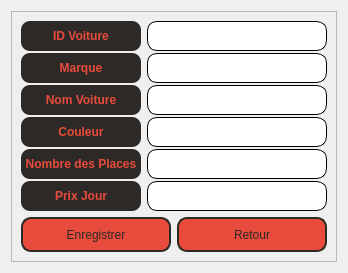
      <widget class="QWidget" name="addcarmenu">
       <layout class="QVBoxLayout" name="verticalLayout_12">
        <item alignment="Qt::AlignHCenter">
         <widget class="QFrame" name="frame6">
          <property name="sizePolicy">
           <sizepolicy hsizetype="Maximum" vsizetype="Maximum">
            <horstretch>0</horstretch>
            <verstretch>0</verstretch>
           </sizepolicy>
          </property>
          <property name="minimumSize">
           <size>
            <width>300</width>
            <height>180</height>
           </size>
          </property>
          <property name="frameShape">
           <enum>QFrame::StyledPanel</enum>
          </property>
          <property name="frameShadow">
           <enum>QFrame::Raised</enum>
          </property>
          <layout class="QVBoxLayout" name="verticalLayout_13">
           <item>
            <layout class="QFormLayout" name="formLayout">
             <property name="fieldGrowthPolicy">
              <enum>QFormLayout::AllNonFixedFieldsGrow</enum>
             </property>
             <property name="horizontalSpacing">
              <number>6</number>
             </property>
             <property name="verticalSpacing">
              <number>2</number>
             </property>
             <item row="0" column="0">
              <widget class="QLabel" name="label">
               <property name="sizePolicy">
                <sizepolicy hsizetype="Maximum" vsizetype="Preferred">
                 <horstretch>0</horstretch>
                 <verstretch>0</verstretch>
                </sizepolicy>
               </property>
               <property name="minimumSize">
                <size>
                 <width>120</width>
                 <height>20</height>
                </size>
               </property>
               <property name="styleSheet">
                <string notr="true">background-color: rgb(45, 41, 38);
color:rgb(233, 75, 60);
font: 8pt &quot;Segoe UI&quot;,;
font-weight:bold;
border-radius:9px;</string>
               </property>
               <property name="text">
                <string>ID Voiture</string>
               </property>
               <property name="alignment">
                <set>Qt::AlignCenter</set>
               </property>
              </widget>
             </item>
             <item row="0" column="1">
              <widget class="QLineEdit" name="idvoit">
               <property name="sizePolicy">
                <sizepolicy hsizetype="Expanding" vsizetype="Maximum">
                 <horstretch>0</horstretch>
                 <verstretch>0</verstretch>
                </sizepolicy>
               </property>
               <property name="minimumSize">
                <size>
                 <width>0</width>
                 <height>30</height>
                </size>
               </property>
               <property name="styleSheet">
                <string notr="true">QLineEdit{
    border-style:solid;
	border-width:1px;
/*    border-color:rgb(45, 41, 38);*/
    border-radius:10px;
	padding-right:10px;
	padding-left:10px;
    font: &quot;Segoe UI&quot;;
}
QLineEdit:hover{
	border-style:solid;
	border-color:rgb(252, 249, 81);
}
</string>
               </property>
               <property name="frame">
                <bool>true</bool>
               </property>
               <property name="placeholderText">
                <string/>
               </property>
              </widget>
             </item>
             <item row="1" column="0">
              <widget class="QLabel" name="label_2">
               <property name="sizePolicy">
                <sizepolicy hsizetype="Maximum" vsizetype="Preferred">
                 <horstretch>0</horstretch>
                 <verstretch>0</verstretch>
                </sizepolicy>
               </property>
               <property name="minimumSize">
                <size>
                 <width>120</width>
                 <height>20</height>
                </size>
               </property>
               <property name="styleSheet">
                <string notr="true">background-color: rgb(45, 41, 38);
color:rgb(233, 75, 60);
font: 8pt &quot;Segoe UI&quot;,;
font-weight:bold;
border-radius:9px;</string>
               </property>
               <property name="text">
                <string>Marque</string>
               </property>
               <property name="alignment">
                <set>Qt::AlignCenter</set>
               </property>
              </widget>
             </item>
             <item row="1" column="1">
              <widget class="QLineEdit" name="marque">
               <property name="sizePolicy">
                <sizepolicy hsizetype="Expanding" vsizetype="Maximum">
                 <horstretch>0</horstretch>
                 <verstretch>0</verstretch>
                </sizepolicy>
               </property>
               <property name="minimumSize">
                <size>
                 <width>0</width>
                 <height>30</height>
                </size>
               </property>
               <property name="styleSheet">
                <string notr="true">QLineEdit{
    border-style:solid;
	border-width:1px;
    border-radius:10px;
	padding-right:10px;
	padding-left:10px;
    font: &quot;Segoe UI&quot;;
}
QLineEdit:hover{
	border-style:solid;
	border-color:rgb(252, 249, 81);
}
</string>
               </property>
               <property name="placeholderText">
                <string/>
               </property>
              </widget>
             </item>
             <item row="2" column="0">
              <widget class="QLabel" name="label_3">
               <property name="sizePolicy">
                <sizepolicy hsizetype="Maximum" vsizetype="Preferred">
                 <horstretch>0</horstretch>
                 <verstretch>0</verstretch>
                </sizepolicy>
               </property>
               <property name="minimumSize">
                <size>
                 <width>120</width>
                 <height>20</height>
                </size>
               </property>
               <property name="styleSheet">
                <string notr="true">background-color: rgb(45, 41, 38);
color:rgb(233, 75, 60);
font: 8pt &quot;Segoe UI&quot;,;
font-weight:bold;
border-radius:9px;</string>
               </property>
               <property name="text">
                <string>Nom Voiture</string>
               </property>
               <property name="alignment">
                <set>Qt::AlignCenter</set>
               </property>
              </widget>
             </item>
             <item row="2" column="1">
              <widget class="QLineEdit" name="nomvoit">
               <property name="sizePolicy">
                <sizepolicy hsizetype="Expanding" vsizetype="Maximum">
                 <horstretch>0</horstretch>
                 <verstretch>0</verstretch>
                </sizepolicy>
               </property>
               <property name="minimumSize">
                <size>
                 <width>0</width>
                 <height>30</height>
                </size>
               </property>
               <property name="styleSheet">
                <string notr="true">QLineEdit{
    border-style:solid;
	border-width:1px;
    border-radius:10px;
	padding-right:10px;
	padding-left:10px;
    font: &quot;Segoe UI&quot;;
}
QLineEdit:hover{
	border-style:solid;
	border-color:rgb(252, 249, 81);
}
</string>
               </property>
              </widget>
             </item>
             <item row="3" column="0">
              <widget class="QLabel" name="label_4">
               <property name="sizePolicy">
                <sizepolicy hsizetype="Maximum" vsizetype="Preferred">
                 <horstretch>0</horstretch>
                 <verstretch>0</verstretch>
                </sizepolicy>
               </property>
               <property name="minimumSize">
                <size>
                 <width>120</width>
                 <height>20</height>
                </size>
               </property>
               <property name="styleSheet">
                <string notr="true">background-color: rgb(45, 41, 38);
color:rgb(233, 75, 60);
font: 8pt &quot;Segoe UI&quot;,;
font-weight:bold;
border-radius:9px;</string>
               </property>
               <property name="text">
                <string>Couleur</string>
               </property>
               <property name="alignment">
                <set>Qt::AlignCenter</set>
               </property>
              </widget>
             </item>
             <item row="3" column="1">
              <widget class="QLineEdit" name="couleur">
               <property name="sizePolicy">
                <sizepolicy hsizetype="Expanding" vsizetype="Maximum">
                 <horstretch>0</horstretch>
                 <verstretch>0</verstretch>
                </sizepolicy>
               </property>
               <property name="minimumSize">
                <size>
                 <width>0</width>
                 <height>30</height>
                </size>
               </property>
               <property name="styleSheet">
                <string notr="true">QLineEdit{
    border-style:solid;
	border-width:1px;
    border-radius:10px;
	padding-right:10px;
	padding-left:10px;
    font: &quot;Segoe UI&quot;;
}
QLineEdit:hover{
	border-style:solid;
	border-color:rgb(252, 249, 81);
}
</string>
               </property>
              </widget>
             </item>
             <item row="4" column="0">
              <widget class="QLabel" name="label_5">
               <property name="sizePolicy">
                <sizepolicy hsizetype="Maximum" vsizetype="Preferred">
                 <horstretch>0</horstretch>
                 <verstretch>0</verstretch>
                </sizepolicy>
               </property>
               <property name="minimumSize">
                <size>
                 <width>120</width>
                 <height>20</height>
                </size>
               </property>
               <property name="styleSheet">
                <string notr="true">background-color: rgb(45, 41, 38);
color:rgb(233, 75, 60);
font: 8pt &quot;Segoe UI&quot;,;
font-weight:bold;
border-radius:9px;</string>
               </property>
               <property name="text">
                <string>Nombre des Places</string>
               </property>
               <property name="alignment">
                <set>Qt::AlignCenter</set>
               </property>
              </widget>
             </item>
             <item row="4" column="1">
              <widget class="QLineEdit" name="nbplace">
               <property name="sizePolicy">
                <sizepolicy hsizetype="Expanding" vsizetype="Maximum">
                 <horstretch>0</horstretch>
                 <verstretch>0</verstretch>
                </sizepolicy>
               </property>
               <property name="minimumSize">
                <size>
                 <width>0</width>
                 <height>30</height>
                </size>
               </property>
               <property name="styleSheet">
                <string notr="true">QLineEdit{
    border-style:solid;
	border-width:1px;
    border-radius:10px;
	padding-right:10px;
	padding-left:10px;
    font: &quot;Segoe UI&quot;;
}
QLineEdit:hover{
	border-style:solid;
	border-color:rgb(252, 249, 81);
}
</string>
               </property>
              </widget>
             </item>
             <item row="5" column="0">
              <widget class="QLabel" name="label_6">
               <property name="sizePolicy">
                <sizepolicy hsizetype="Maximum" vsizetype="Preferred">
                 <horstretch>0</horstretch>
                 <verstretch>0</verstretch>
                </sizepolicy>
               </property>
               <property name="minimumSize">
                <size>
                 <width>120</width>
                 <height>20</height>
                </size>
               </property>
               <property name="styleSheet">
                <string notr="true">background-color: rgb(45, 41, 38);
color:rgb(233, 75, 60);
font: 8pt &quot;Segoe UI&quot;,;
font-weight:bold;
border-radius:9px;</string>
               </property>
               <property name="text">
                <string>Prix Jour</string>
               </property>
               <property name="alignment">
                <set>Qt::AlignCenter</set>
               </property>
              </widget>
             </item>
             <item row="5" column="1">
              <widget class="QLineEdit" name="prixjour">
               <property name="sizePolicy">
                <sizepolicy hsizetype="Expanding" vsizetype="Maximum">
                 <horstretch>0</horstretch>
                 <verstretch>0</verstretch>
                </sizepolicy>
               </property>
               <property name="minimumSize">
                <size>
                 <width>0</width>
                 <height>30</height>
                </size>
               </property>
               <property name="styleSheet">
                <string notr="true">QLineEdit{
    border-style:solid;
	border-width:1px;
    border-radius:10px;
	padding-right:10px;
	padding-left:10px;
    font: &quot;Segoe UI&quot;;
}
QLineEdit:hover{
	border-style:solid;
	border-color:rgb(252, 249, 81);
}
</string>
               </property>
              </widget>
             </item>
            </layout>
           </item>
           <item>
            <layout class="QHBoxLayout" name="horizontalLayout_3">
             <item>
              <widget class="QPushButton" name="savereturn">
               <property name="sizePolicy">
                <sizepolicy hsizetype="Fixed" vsizetype="Fixed">
                 <horstretch>0</horstretch>
                 <verstretch>0</verstretch>
                </sizepolicy>
               </property>
               <property name="minimumSize">
                <size>
                 <width>150</width>
                 <height>35</height>
                </size>
               </property>
               <property name="styleSheet">
                <string notr="true">QPushButton {
    color:rgb(45, 41, 38);
    background-color:rgb(233, 75, 60);
    border-style:solid;
    border-width:2px;
    border-color:rgb(45, 41, 38);
    border-radius:10px;
    font: 11pt &quot;Segoe UI&quot;;
}
QPushButton:hover {
	background-color: rgb(45, 41, 38);
	color:rgb(233, 75, 60);
	border-color:rgb(233, 75, 60);
}
QPushButton:pressed {
    background-color:rgb(252, 249, 81);
    color:rgb(45, 41, 38);
    border-style:solid;
	border-color:rgba(255, 255, 255, 0);
}</string>
               </property>
               <property name="text">
                <string>Enregistrer</string>
               </property>
              </widget>
             </item>
             <item>
              <widget class="QPushButton" name="return_3">
               <property name="sizePolicy">
                <sizepolicy hsizetype="Fixed" vsizetype="Fixed">
                 <horstretch>0</horstretch>
                 <verstretch>0</verstretch>
                </sizepolicy>
               </property>
               <property name="minimumSize">
                <size>
                 <width>150</width>
                 <height>35</height>
                </size>
               </property>
               <property name="styleSheet">
                <string notr="true">QPushButton {
    color:rgb(45, 41, 38);
    background-color:rgb(233, 75, 60);
    border-style:solid;
    border-width:2px;
    border-color:rgb(45, 41, 38);
    border-radius:10px;
    font: 11pt &quot;Segoe UI&quot;;
}
QPushButton:hover {
	background-color: rgb(45, 41, 38);
	color:rgb(233, 75, 60);
	border-color:rgb(233, 75, 60);
}
QPushButton:pressed {
    background-color:rgb(252, 249, 81);
    color:rgb(45, 41, 38);
    border-style:solid;
	border-color:rgba(255, 255, 255, 0);
}</string>
               </property>
               <property name="text">
                <string>Retour</string>
               </property>
              </widget>
             </item>
            </layout>
           </item>
          </layout>
         </widget>
        </item>
       </layout>
      </widget>
